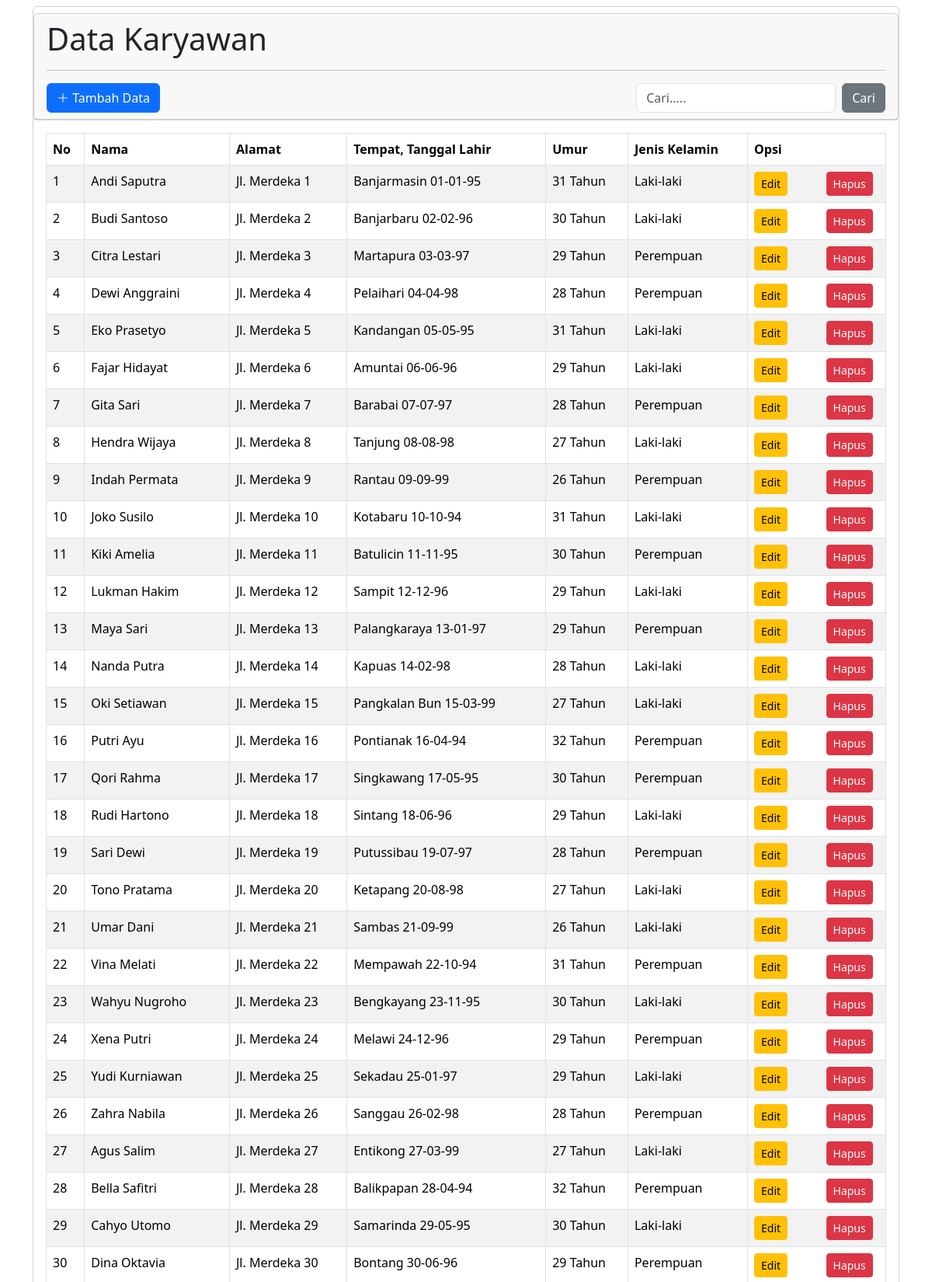
Page /karyawan.php (upper part) on the committed database.
### tables this page shows
CREATE TABLE `karyawan` (
  `id` int(11) NOT NULL,
  `created_at` timestamp NOT NULL DEFAULT current_timestamp(),
  `updated_at` timestamp NOT NULL DEFAULT current_timestamp() ON UPDATE current_timestamp(),
  `status_id` int(11) NOT NULL DEFAULT 1,
  `nama` char(32) DEFAULT NULL,
  `alamat` text DEFAULT NULL,
  `tempat_lahir` char(32) DEFAULT NULL,
  `tanggal_lahir` date DEFAULT NULL,
  `jenis_kelamin` enum('Laki-laki','Perempuan') NOT NULL DEFAULT 'Laki-laki'
);

### connection.php (called while the page is built, shortened)
<?php
function indonesiaTgl($tanggal){
    try{
    $date = new DateTime($tanggal);
    return $date->format('d-m-y');
    }catch (Exception $e){
        return "-";
    }
}
?>

### karyawan.php (the view, shortened to what this page needs)
<?php
include('connection.php');
$cari = $_POST['cari'] ?? NULL;
if ($cari != NULL) {
    $query = mysqli_query($connect, "SELECT * FROM karyawan WHERE status_Id = 1 AND (nama LIKE '%$cari%' OR alamat LIKE '%$cari%')  ORDER BY updated_at DESC");
} else {
    $query = mysqli_query($connect, "SELECT * FROM karyawan WHERE status_Id = 1 ORDER BY updated_at DESC");
}
$result = mysqli_fetch_all($query, MYSQLI_ASSOC);
?>
<!doctype html>
<html lang="en">
<head>
    <link href="https://cdn.jsdelivr.net/npm/bootstrap@5.3.8/dist/css/bootstrap.min.css" rel="stylesheet"
>
    <link rel="stylesheet" href="https://cdn.jsdelivr.net/npm/bootstrap-icons@1.13.1/font/bootstrap-icons.min.css">
</head>
<body>
    <div class="container">
        <div class="card mt-2">
            <div class="card mt-2">
                <div class="card-header">
                    <h1>Data Karyawan</h1>
                    <hr>
                    <div class="d-flex justify-content-between align-items-center flex-wrap">
                        <a href="tambahKaryawan.php" class="btn btn-primary">
                            <i class="bi bi-plus-lg"></i> Tambah Data
                        </a>
                        <form action="" method="post" class="d-flex gap-2">
                            <input type="text" name="cari" class="form-control" placeholder="Cari.....">
                            <button type="submit" class="btn btn-secondary">Cari</button>
                        </form>
                    </div>
                </div>
            </div>
            <div class="card-body">
                <table class="table table-bordered table-striped table-hover">
                    <thead>
                        <tr>
                            <th>No</th>
                            <th>Nama</th>
                            <th>Alamat</th>
                            <th>Tempat, Tanggal Lahir</th>
                            <th>Umur</th>
                            <th>Jenis Kelamin</th>
                            <th>Opsi</th>
                        </tr>
                    </thead>
                    <tbody>
                        <?php
                        $no = 1;
                        foreach ($result as $data) :
                            $lahir = new DateTime($data['tanggal_lahir']);
                            $harini = new DateTime();
                            $selisih = date_diff($lahir, $harini);
                            $umur = $selisih->y;
                        ?>
                            <tr>
                                <td>
                                    <?= $no++; ?>
                                </td>
                                <td>
                                    <?= $data['nama']; ?>
                                </td>
                                <td>
                                    <?= $data['alamat']; ?>
                                </td>
                                <td>
                                    <?= $data['tempat_lahir']; ?>
                                    <?= indonesiaTgl($data['tanggal_lahir']); ?>
                                </td>
                                <td>
                                    <?= $umur ?> Tahun
                                </td>
                                <td>
                                    <?= $data['jenis_kelamin']; ?>
                                </td>
                                <td>
                                    <div class="row">
                                        <div class="col-sm">
                                            <a class="btn btn-sm btn-warning" type="button" href="editKaryawan.php?id=<?= $data['id']; ?>">Edit</a>
                                        </div>
                                        <div class="col-sm">
                                            <form action="hapusKaryawan.php" method="POST">
                                                <button class="btn btn-sm btn-danger"
                                                    type="submit" name="hapus" value="<?= $data['id']; ?>" \
                                                    onclick="return confirm('Yakin menghapus dengan data nama <?= $data['nama']; ?>?')">
                                                    Hapus
                                                </button>
                                            </form>
                                        </div>
                                    </div>
                                </td>
                            </tr>
                        <?php endforeach; ?>
                    </tbody>
                </table>
            </div>
        </div>
    </div>
</body>
</html>

### rows in the picture
karyawan: nama "Andi Saputra", alamat "Jl. Merdeka 1", tempat_lahir "Banjarmasin", tanggal_lahir "01-01-95", jenis_kelamin "Laki-laki"
karyawan: nama "Budi Santoso", alamat "Jl. Merdeka 2", tempat_lahir "Banjarbaru", tanggal_lahir "02-02-96", jenis_kelamin "Laki-laki"
karyawan: nama "Citra Lestari", alamat "Jl. Merdeka 3", tempat_lahir "Martapura", tanggal_lahir "03-03-97", jenis_kelamin "Perempuan"
karyawan: nama "Dewi Anggraini", alamat "Jl. Merdeka 4", tempat_lahir "Pelaihari", tanggal_lahir "04-04-98", jenis_kelamin "Perempuan"
karyawan: nama "Eko Prasetyo", alamat "Jl. Merdeka 5", tempat_lahir "Kandangan", tanggal_lahir "05-05-95", jenis_kelamin "Laki-laki"
karyawan: nama "Fajar Hidayat", alamat "Jl. Merdeka 6", tempat_lahir "Amuntai", tanggal_lahir "06-06-96", jenis_kelamin "Laki-laki"
karyawan: nama "Gita Sari", alamat "Jl. Merdeka 7", tempat_lahir "Barabai", tanggal_lahir "07-07-97", jenis_kelamin "Perempuan"
karyawan: nama "Hendra Wijaya", alamat "Jl. Merdeka 8", tempat_lahir "Tanjung", tanggal_lahir "08-08-98", jenis_kelamin "Laki-laki"
karyawan: nama "Indah Permata", alamat "Jl. Merdeka 9", tempat_lahir "Rantau", tanggal_lahir "09-09-99", jenis_kelamin "Perempuan"
karyawan: nama "Joko Susilo", alamat "Jl. Merdeka 10", tempat_lahir "Kotabaru", tanggal_lahir "10-10-94", jenis_kelamin "Laki-laki"
karyawan: nama "Kiki Amelia", alamat "Jl. Merdeka 11", tempat_lahir "Batulicin", tanggal_lahir "11-11-95", jenis_kelamin "Perempuan"
karyawan: nama "Lukman Hakim", alamat "Jl. Merdeka 12", tempat_lahir "Sampit", tanggal_lahir "12-12-96", jenis_kelamin "Laki-laki"
karyawan: nama "Maya Sari", alamat "Jl. Merdeka 13", tempat_lahir "Palangkaraya", tanggal_lahir "13-01-97", jenis_kelamin "Perempuan"
karyawan: nama "Nanda Putra", alamat "Jl. Merdeka 14", tempat_lahir "Kapuas", tanggal_lahir "14-02-98", jenis_kelamin "Laki-laki"
karyawan: nama "Oki Setiawan", alamat "Jl. Merdeka 15", tempat_lahir "Pangkalan Bun", tanggal_lahir "15-03-99", jenis_kelamin "Laki-laki"
karyawan: nama "Putri Ayu", alamat "Jl. Merdeka 16", tempat_lahir "Pontianak", tanggal_lahir "16-04-94", jenis_kelamin "Perempuan"
karyawan: nama "Qori Rahma", alamat "Jl. Merdeka 17", tempat_lahir "Singkawang", tanggal_lahir "17-05-95", jenis_kelamin "Perempuan"
karyawan: nama "Rudi Hartono", alamat "Jl. Merdeka 18", tempat_lahir "Sintang", tanggal_lahir "18-06-96", jenis_kelamin "Laki-laki"
karyawan: nama "Sari Dewi", alamat "Jl. Merdeka 19", tempat_lahir "Putussibau", tanggal_lahir "19-07-97", jenis_kelamin "Perempuan"
karyawan: nama "Tono Pratama", alamat "Jl. Merdeka 20", tempat_lahir "Ketapang", tanggal_lahir "20-08-98", jenis_kelamin "Laki-laki"
karyawan: nama "Umar Dani", alamat "Jl. Merdeka 21", tempat_lahir "Sambas", tanggal_lahir "21-09-99", jenis_kelamin "Laki-laki"
karyawan: nama "Vina Melati", alamat "Jl. Merdeka 22", tempat_lahir "Mempawah", tanggal_lahir "22-10-94", jenis_kelamin "Perempuan"
karyawan: nama "Wahyu Nugroho", alamat "Jl. Merdeka 23", tempat_lahir "Bengkayang", tanggal_lahir "23-11-95", jenis_kelamin "Laki-laki"
karyawan: nama "Xena Putri", alamat "Jl. Merdeka 24", tempat_lahir "Melawi", tanggal_lahir "24-12-96", jenis_kelamin "Perempuan"
karyawan: nama "Yudi Kurniawan", alamat "Jl. Merdeka 25", tempat_lahir "Sekadau", tanggal_lahir "25-01-97", jenis_kelamin "Laki-laki"
karyawan: nama "Zahra Nabila", alamat "Jl. Merdeka 26", tempat_lahir "Sanggau", tanggal_lahir "26-02-98", jenis_kelamin "Perempuan"
karyawan: nama "Agus Salim", alamat "Jl. Merdeka 27", tempat_lahir "Entikong", tanggal_lahir "27-03-99", jenis_kelamin "Laki-laki"
karyawan: nama "Bella Safitri", alamat "Jl. Merdeka 28", tempat_lahir "Balikpapan", tanggal_lahir "28-04-94", jenis_kelamin "Perempuan"
karyawan: nama "Cahyo Utomo", alamat "Jl. Merdeka 29", tempat_lahir "Samarinda", tanggal_lahir "29-05-95", jenis_kelamin "Laki-laki"
karyawan: nama "Dina Oktavia", alamat "Jl. Merdeka 30", tempat_lahir "Bontang", tanggal_lahir "30-06-96", jenis_kelamin "Perempuan"
